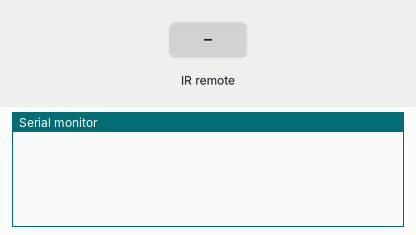
Simulated run of this sketch. Board: Arduino Uno, built with avr-gcc and run on an emulated ATmega328P. Shown: the last lines printed to the serial monitor. The test bench sets the inputs (shaded band).

Above: at 1.2 s.
1.3 s: infrared code 0x1FE50AF received
At 2.5 s:
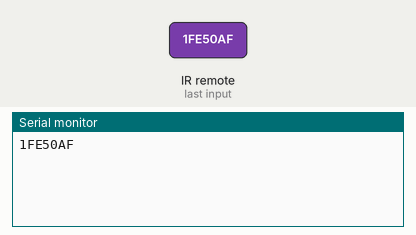
2.8 s: infrared code 0x1FED827 received
At 3.8 s:
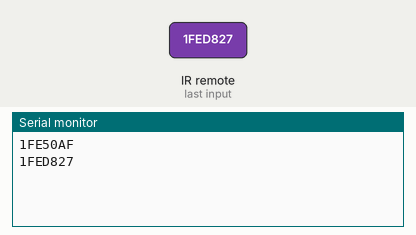
4.3 s: infrared code 0x1FEF807 received
At 4.9 s:
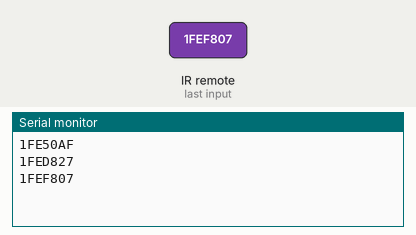
5.8 s: infrared code 0x1FE48B7 received
At 7.0 s:
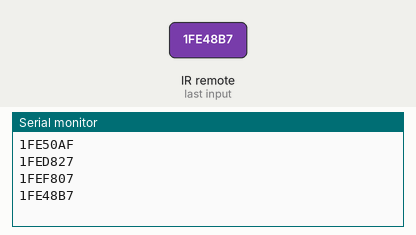
7.3 s: infrared code 0x1FE7887 received
At 8.4 s:
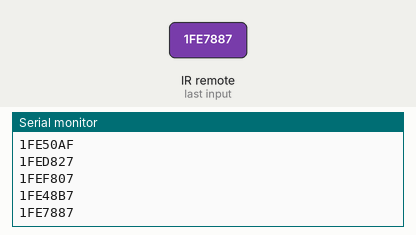

Measured:
- after the input at 1.3 s, the serial monitor: prints a new line at once (image 1)
- after the input at 2.8 s, the serial monitor: prints a new line at once (image 2)
- after the input at 4.3 s, the serial monitor: prints a new line at once (image 3)
- after the input at 5.8 s, the serial monitor: prints a new line at once (image 4)
- after the input at 7.3 s, the serial monitor: prints a new line at once (image 5)

The sketch:

test22.ino
```cpp
#include <IRremote.h>
#define RECV_PIN 7

#define button1 0x1FE50AF
#define button2 0x1FED827
#define button3 0x1FEF807
#define buttonFan 0x1FE807F
#define plus 0x1FE609F
#define minus 0x1FEA05F
#define off 0x1FE48B7
#define intel_button 0x1FE7887

IRrecv irrecv(RECV_PIN);
decode_results results;
void setup() {
  // put your setup code here, to run once:
irrecv.enableIRIn();
Serial.begin(9600);
}

void loop() {
  // put your main code here, to run repeatedly:
 if (irrecv.decode(&results)) {
    Serial.println(results.value,HEX);
    delay(18);
    irrecv.resume();
  }
}
```
